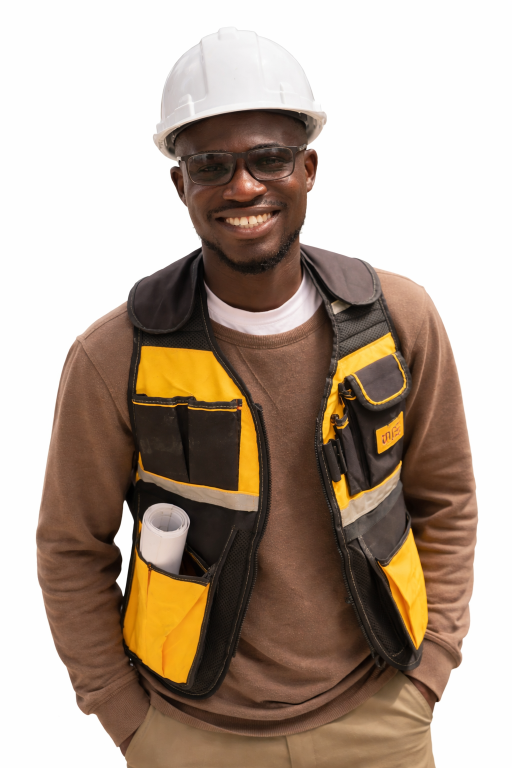
#> input picture assets/vollmann-akarakiri-profile.png, 1024 x 1536 px (shown at 1/2 size)
$ python build_construction.py   (older library calls are emulated)
#> lines starting #> are read from the running program, lines starting #| are printed output that depends on the picture; pictures that were not available may be replaced by others from this repository, and a replacement may not be noted
#!/usr/bin/env python3
"""
Construction Portfolio — Vollmann Olamide Akarakiri
Merged construction + site-projects portfolio built around four flagship site
projects with real site photography.

Selected works:
  01 · 6-Flat Residential Block — Ikotun, Lagos
  02 · 6-Bedroom Duplex         — Ado, Ekiti State
  03 · Oluku Ultra Modern Market — Benin City (drainage + shop structures)
  04 · The Body Shop Outlets    — Ikeja City Mall + Circle Mall Lekki

Structure: cover · merged profile+toolkit · four selected works · contact.

Run:  python3 pdf/build_construction.py
Out:  assets/vollmann-akarakiri-construction-portfolio.pdf
"""

import base64
import io
import os
import subprocess
import tempfile

from PIL import Image, ImageDraw, ImageFont, ImageOps
try:
    from weasyprint import HTML
except (ImportError, OSError):
    HTML = None

ROOT     = os.path.dirname(os.path.dirname(os.path.abspath(__file__)))
ASSETS   = os.path.join(ROOT, "assets")
PICS     = os.path.join(ASSETS, "Project Pictures")
FONT_DIR = os.path.join(ROOT, "pdf", "fonts")
OUT      = os.path.join(ASSETS, "vollmann-akarakiri-construction-portfolio.pdf")

TOTAL_PAGES = 11


# [22 lines left out: functions write_pdf, font_uri, not called in this run]


def img_uri(path, max_px=1280, quality=82, keep_alpha=False):
    """Load, EXIF-rotate, downscale and base64-encode an image."""
#> called with path = 'assets/vollmann-akarakiri-profile.png', max_px = 760, quality = 82, keep_alpha = True
    im = Image.open(path)
#> im is the input picture: PIL image 1024x1536 RGB; mean R, G, B 176.8, 160, 145.6
    im = ImageOps.exif_transpose(im)          # fix phone-photo rotation
    w, h = im.size
#> w = 1024; h = 1536
    scale = min(1.0, max_px / float(max(w, h)))
#> scale = 0.495
    if scale < 1.0:
        im = im.resize((max(1, int(w * scale)), max(1, int(h * scale))),
                       Image.LANCZOS)
#> im: PIL image 506x760 RGB
    buf = io.BytesIO()
    if keep_alpha and im.mode in ("RGBA", "LA", "P"):
        im = im.convert("RGBA")
        im.save(buf, format="PNG", optimize=True)
        mime = "image/png"
    else:
        if im.mode != "RGB":
            im = im.convert("RGB")
        im.save(buf, format="JPEG", quality=quality, optimize=True,
                progressive=True)
        mime = "image/jpeg"
    b64 = base64.b64encode(buf.getvalue()).decode()
    return f"data:{mime};base64,{b64}"


# [35 lines left out: functions placeholder_uri, img_or_ph, not called in this run]


# ───────────────────────── project image folders ───────────────────────────

BODY_SHOP = os.path.join(PICS, "Body Shop Outlets")
FINA      = os.path.join(PICS, "Fina Trust Bank")
IKOTUN    = os.path.join(PICS, "Ikotun Apartments")
ADO_DUP   = os.path.join(PICS, "Ado 6-Bedroom Duplex")
ALCOVE    = os.path.join(PICS, "Alcove Homes Yaba")
OLUKU     = os.path.join(PICS, "Oluku Modern Market")
IBAFO     = os.path.join(PICS, "Office Interior Ibafo")
LAND      = os.path.join(PICS, "Landscape Projects")
RENO      = os.path.join(PICS, "Renovation Akure")


# ───────────────────────── load all images ─────────────────────────────────

print("Loading images…")

IMG = {
    # Profile + cover
    "profile": img_uri(os.path.join(ASSETS, "vollmann-akarakiri-profile.png"),
                       max_px=760, keep_alpha=True),
    "cover_band": img_uri(os.path.join(IKOTUN, "ikotun-facade.jpg"),
                          max_px=1600, quality=84),

    # ── SW01 · Ikotun 6-Flat Block ────────────────────────────────────────
    "ikt_hero": img_uri(os.path.join(IKOTUN, "ikotun-onsite-01.jpg"), max_px=1600),
    "ikt_b":    img_uri(os.path.join(IKOTUN, "ikotun-onsite-03.jpg")),
    "ikt_c":    img_uri(os.path.join(IKOTUN, "ikotun-render.png")),

    # ── SW02 · Ado 6-Bedroom Duplex ───────────────────────────────────────
    "ado_hero": img_uri(os.path.join(ADO_DUP, "ado-duplex-structural-01.jpg"), max_px=1600),
    "ado_b":    img_uri(os.path.join(ADO_DUP, "ado-duplex-structural-04.jpg")),
    "ado_c":    img_uri(os.path.join(ADO_DUP, "ado-duplex-interior-05.jpg")),

    # ── SW03 · Oluku Ultra Modern Market ──────────────────────────────────
    "olu_hero": img_uri(os.path.join(OLUKU, "oluku-site-00.jpg"), max_px=1600),
    "olu_b":    img_uri(os.path.join(OLUKU, "oluku-site-06.jpg")),
    "olu_c":    img_uri(os.path.join(OLUKU, "oluku-site-07.jpg")),

    # ── SW04 · The Body Shop Outlets ──────────────────────────────────────
    "bs_hero":  img_uri(os.path.join(BODY_SHOP, "body-shop-retail-floor.jpeg"), max_px=1600),
    "bs_b":     img_uri(os.path.join(BODY_SHOP, "body-shop-wip-01.jpg")),
    "bs_c":     img_uri(os.path.join(BODY_SHOP, "body-shop-mural-display.jpeg")),
}
#> call 2 of img_uri, with max_px = 1600, quality = 84, keep_alpha = False
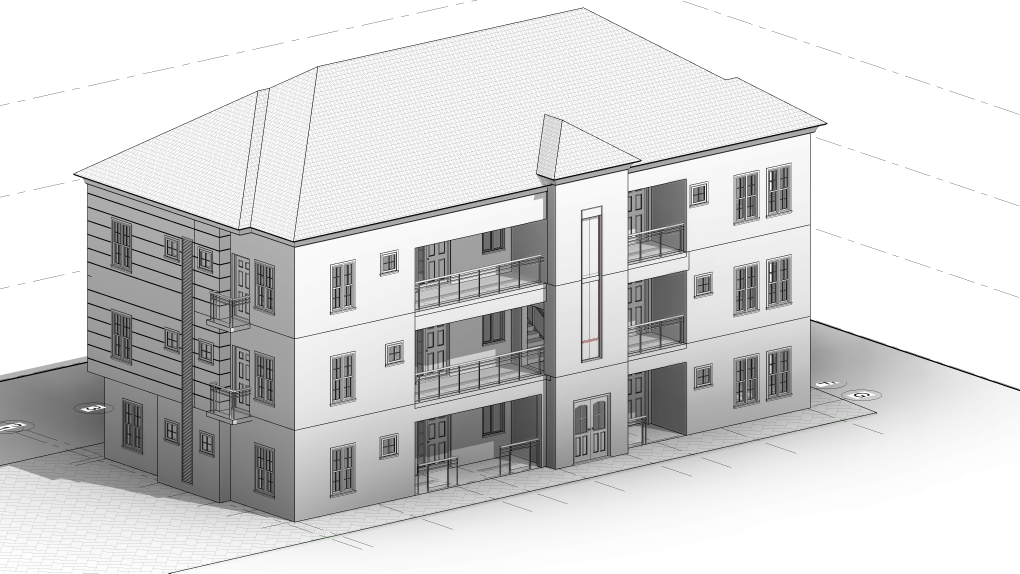
#> input picture assets/Project Pictures/6-flat ikotun lagos/MR CHINEDU PROJECT raw.jpg, 4080 x 2294 px, given in place of ikotun-facade.jpg, which was not available (shown at 1/4 size)
#> in img_uri, im is the input picture: PIL image 4080x2294 RGB; mean R, G, B 212.5, 212.5, 212.5
#> call 3 of img_uri, with max_px = 1600, quality = 82, keep_alpha = False
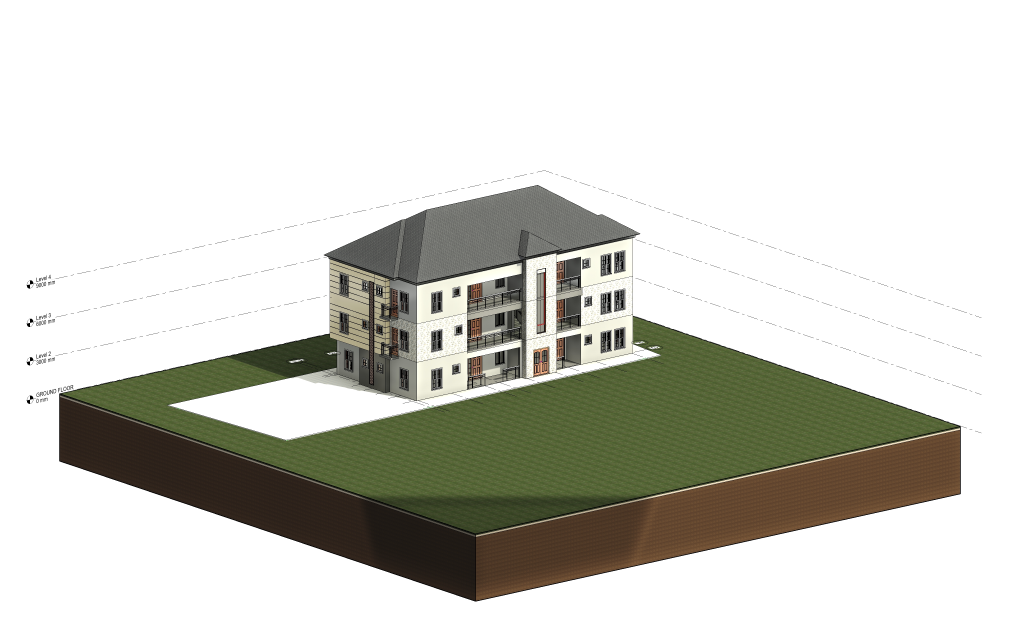
#> input picture assets/Project Pictures/6-flat ikotun lagos/MR CHINEDU PROJECT.jpg, 4080 x 2470 px, given in place of ikotun-onsite-01.jpg, which was not available (shown at 1/4 size)
#> in img_uri, im is the input picture: PIL image 4080x2470 RGB; mean R, G, B 205.7, 205.6, 198
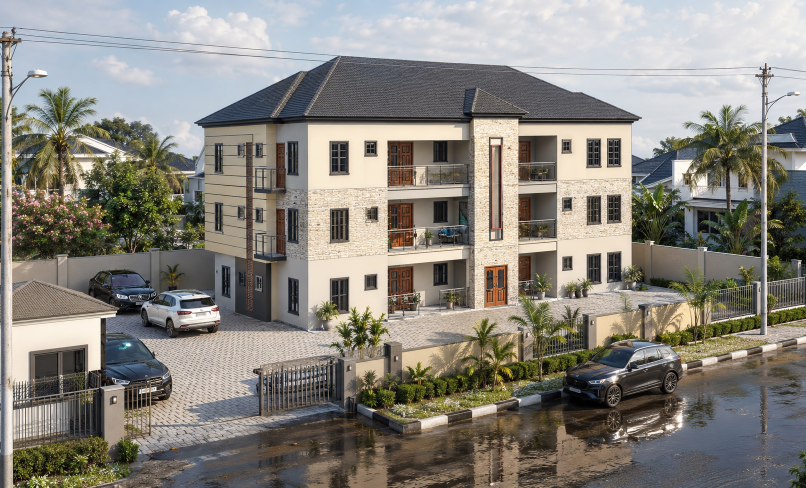
#> input picture assets/Project Pictures/Ikotun Apartments/ikotun-render.png, 1612 x 976 px (shown at 1/2 size)
#> in img_uri, im is the input picture: PIL image 1612x976 RGB; mean R, G, B 136.2, 132.8, 125.2
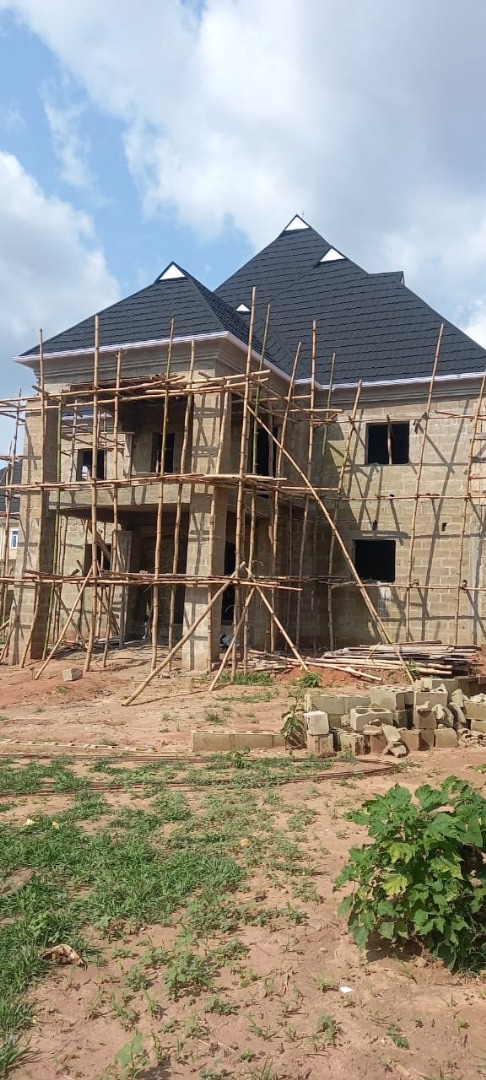
#> input picture assets/Project Pictures/Ado 6-Bedroom Duplex/ado-duplex-structural-01.jpg, 486 x 1080 px
#> in img_uri, im is the input picture: PIL image 486x1080 RGB; mean R, G, B 149.6, 144, 133.5
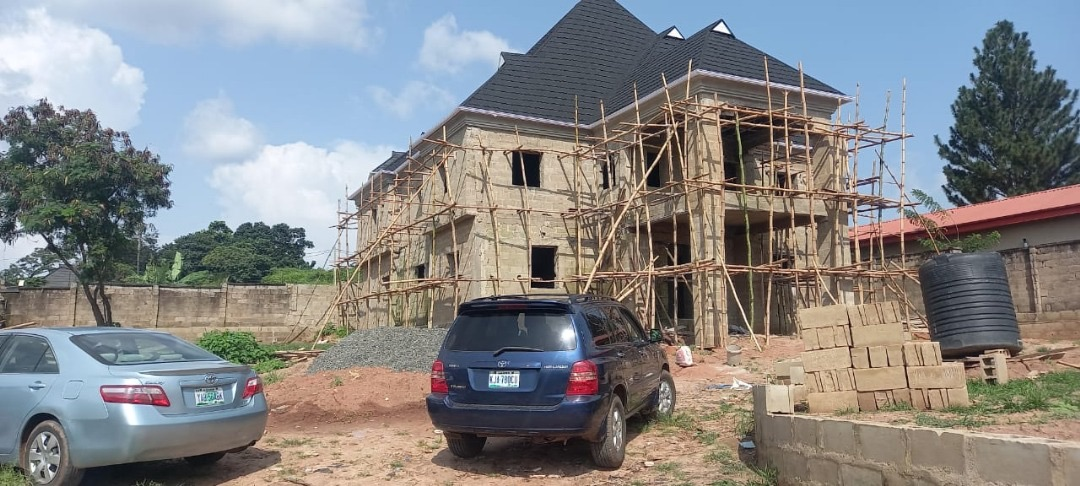
#> input picture assets/Project Pictures/Ado 6-Bedroom Duplex/ado-duplex-structural-04.jpg, 1080 x 486 px
#> in img_uri, im is the input picture: PIL image 1080x486 RGB; mean R, G, B 133.6, 133.6, 133.9
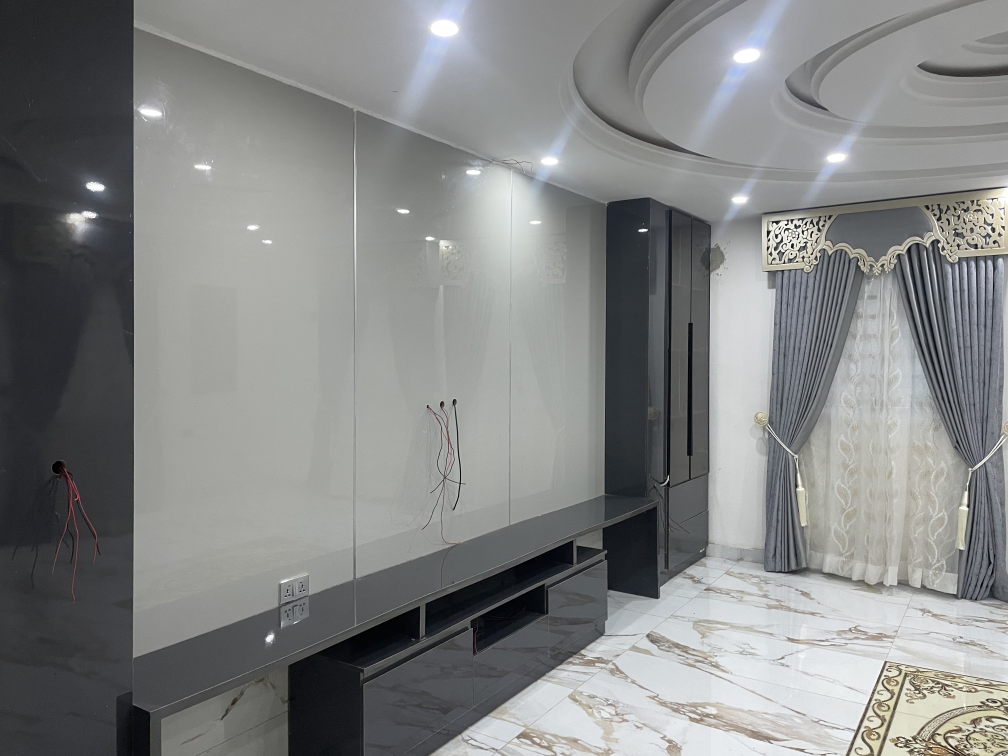
#> input picture assets/Project Pictures/Ado 6-Bedroom Duplex/ado-duplex-interior-05.jpg, 4032 x 3024 px (shown at 1/4 size)
#> in img_uri, im is the input picture: PIL image 4032x3024 RGB; mean R, G, B 131.4, 133, 132.4
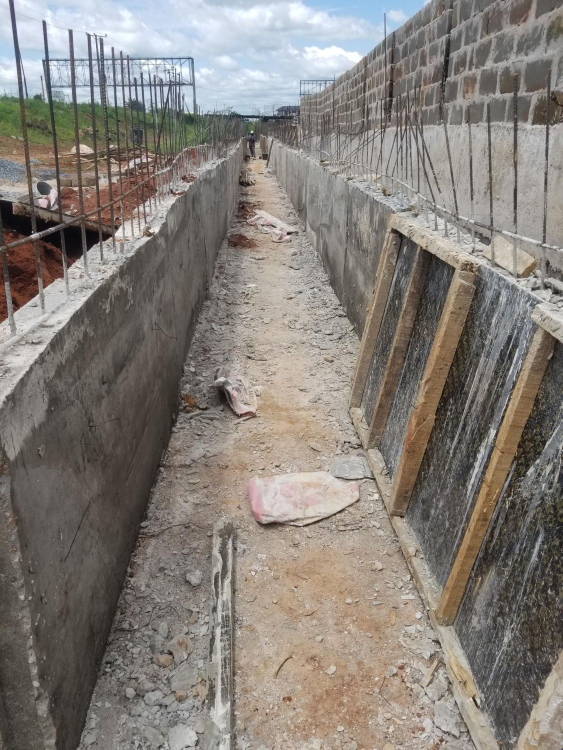
#> input picture assets/Project Pictures/Oluku Modern Market/oluku-site-00.jpg, 1125 x 1500 px (shown at 1/2 size)
#> in img_uri, im is the input picture: PIL image 1125x1500 RGB; mean R, G, B 133.4, 127.4, 121.3
#> (the run stopped early here; a loop or call above may not have finished)
